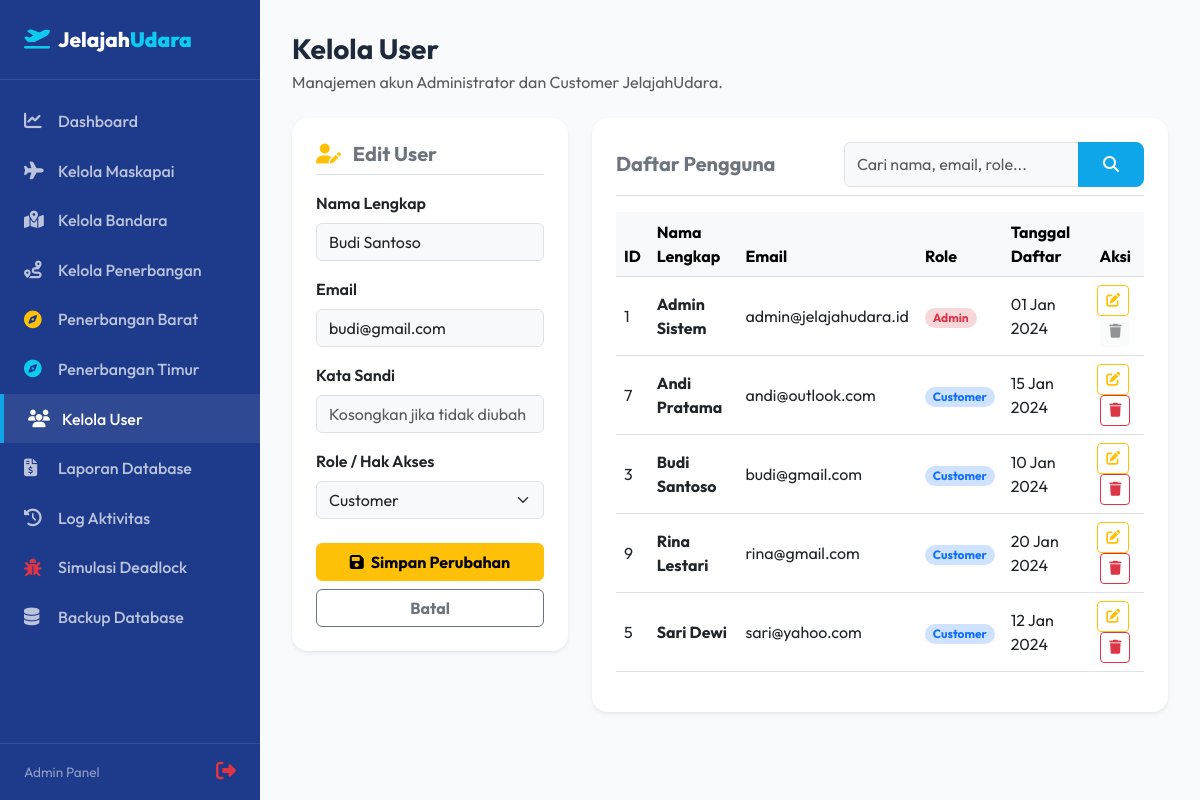
The page /admin/user/index.php?action=edit&id=3 (signed in) on the database its author committed.
### tables this page shows
CREATE TABLE `users` (
  `id_user` int unsigned NOT NULL AUTO_INCREMENT,
  `nama` varchar(100) NOT NULL,
  `email` varchar(150) NOT NULL,
  `password` varchar(255) NOT NULL,
  `role` enum('admin','customer') NOT NULL DEFAULT 'customer',
  `created_at` datetime NOT NULL DEFAULT CURRENT_TIMESTAMP,
  `nama_lengkap` varchar(100) NOT NULL DEFAULT '',
  PRIMARY KEY (`id_user`),
  UNIQUE KEY `uq_email` (`email`),
  KEY `idx_role` (`role`)
);

### admin/user/index.php (the view, shortened to what this page needs)
<?php
require_once '../../includes/header.php';
$database = new Database();
$db = $database->getConnection();
$edit_data = null;
if (isset($_GET['action']) && $_GET['action'] === 'edit' && isset($_GET['id'])) {
    $id = intval($_GET['id']);
    try {
        $query = "SELECT * FROM users WHERE id_user = :id LIMIT 1";
        $stmt = $db->prepare($query);
        $stmt->bindParam(':id', $id);
        $stmt->execute();
        $edit_data = $stmt->fetch(PDO::FETCH_ASSOC);
    } catch (PDOException $e) {}
}
$search = isset($_GET['search']) ? filter_input(INPUT_GET, 'search', FILTER_SANITIZE_SPECIAL_CHARS) : '';
$users_list = [];
try {
    if (!empty($search)) {
        $query = "SELECT * FROM users
                  WHERE nama_lengkap LIKE :search
                     OR email LIKE :search
                     OR role LIKE :search
                  ORDER BY nama_lengkap ASC";
        $stmt = $db->prepare($query);
        $search_param = "%" . $search . "%";
        $stmt->bindParam(':search', $search_param);
    } else {
        $query = "SELECT * FROM users ORDER BY nama_lengkap ASC";
        $stmt = $db->prepare($query);
    }
    $stmt->execute();
    $users_list = $stmt->fetchAll(PDO::FETCH_ASSOC);
} catch (PDOException $e) {}
?>
<div class="admin-wrapper">
    <?php require_once '../../includes/sidebar.php'; ?>
    <main class="admin-content">
        <div class="d-flex justify-content-between align-items-center mb-4">
            <div>
                <h3 class="fw-bold mb-1">Kelola User</h3>
                <p class="text-muted mb-0">Manajemen akun Administrator dan Customer JelajahUdara.</p>
            </div>
        </div>
        <div class="row g-4">
            <div class="col-lg-4">
                <div class="card border-0 shadow-sm rounded-4 p-4 bg-white">
                    <h5 class="fw-bold text-secondary mb-3 pb-2 border-bottom">
                        <?= $edit_data ? '<i class="fa-solid fa-user-pen text-warning me-2"></i> Edit User' : '<i class="fa-solid fa-user-plus text-primary me-2"></i> Tambah User' ?>
                    </h5>
                    <form action="index.php" method="POST">
                        <div class="mb-3">
                            <label for="nama_lengkap" class="form-label fw-semibold">Nama Lengkap</label>
                            <input type="text" class="form-control bg-light" id="nama_lengkap" name="nama_lengkap" value="<?= htmlspecialchars($edit_data['nama_lengkap'] ?? '') ?>" placeholder="Masukkan nama lengkap" required>
                        </div>
                        <div class="mb-3">
                            <label for="email" class="form-label fw-semibold">Email</label>
                            <input type="email" class="form-control bg-light" id="email" name="email" value="<?= htmlspecialchars($edit_data['email'] ?? '') ?>" placeholder="nama@email.com" required>
                        </div>
                        <div class="mb-3">
                            <label for="password" class="form-label fw-semibold">Kata Sandi</label>
                            <input type="password" class="form-control bg-light" id="password" name="password" placeholder="<?= $edit_data ? 'Kosongkan jika tidak diubah' : 'Minimal 6 karakter' ?>" <?= $edit_data ? '' : 'required' ?> minlength="6">
                        </div>
                        <div class="mb-4">
                            <label for="role" class="form-label fw-semibold">Role / Hak Akses</label>
                            <select class="form-select bg-light" id="role" name="role" required>
                                <option value="customer" <?= (isset($edit_data['role']) && $edit_data['role'] === 'customer') ? 'selected' : '' ?>>Customer</option>
                            </select>
                        </div>
                        <button type="submit" name="<?= $edit_data ? 'edit_user' : 'add_user' ?>" class="btn <?= $edit_data ? 'btn-warning' : 'btn-primary' ?> w-100 fw-bold">
                            <?= $edit_data ? '<i class="fa-solid fa-floppy-disk me-1"></i> Simpan Perubahan' : '<i class="fa-solid fa-plus me-1"></i> Tambah User' ?>
                        </button>
                        <?php if ($edit_data): ?>
                            <a href="index.php" class="btn btn-outline-secondary w-100 fw-bold mt-2">Batal</a>
                        <?php endif; ?>
                    </form>
                </div>
            </div>
            <div class="col-lg-8">
                <div class="card border-0 shadow-sm rounded-4 p-4 bg-white">
                    <div class="d-flex flex-column flex-md-row justify-content-between align-items-md-center gap-3 mb-3 border-bottom pb-2">
                        <h5 class="fw-bold text-secondary mb-0">Daftar Pengguna</h5>
                        <form action="" method="GET" class="d-flex" style="max-width: 300px;">
                            <div class="input-group">
                                <input type="text" name="search" class="form-control bg-light" placeholder="Cari nama, email, role..." value="<?= htmlspecialchars($search) ?>">
                                <button class="btn btn-primary" type="submit"><i class="fa-solid fa-magnifying-glass"></i></button>
                            </div>
                        </form>
                    </div>
                    <div class="table-responsive">
                        <table class="table table-hover align-middle">
                            <thead class="table-light">
                                <tr>
                                    <th>ID</th>
                                    <th>Nama Lengkap</th>
                                    <th>Email</th>
                                    <th>Role</th>
                                    <th>Tanggal Daftar</th>
                                    <th class="text-center">Aksi</th>
                                </tr>
                            </thead>
                            <tbody>
                                <?php if (!empty($users_list)): ?>
                                    <?php foreach ($users_list as $u): ?>
                                        <tr>
                                            <td><?= $u['id_user'] ?></td>
                                            <td><strong><?= htmlspecialchars($u['nama_lengkap']) ?></strong></td>
                                            <td><?= htmlspecialchars($u['email']) ?></td>
                                            <td>
                                                <span class="badge <?= $u['role'] === 'admin' ? 'bg-danger-subtle text-danger' : 'bg-primary-subtle text-primary' ?> px-2.5 py-1.5 rounded-pill text-capitalize">
                                                    <?= htmlspecialchars($u['role']) ?>
                                                </span>
                                            </td>
                                            <td><?= date('d M Y', strtotime($u['created_at'])) ?></td>
                                            <td class="text-center">
                                                <a href="index.php?action=edit&id=<?= $u['id_user'] ?>" class="btn btn-outline-warning btn-sm me-1" title="Edit">
                                                    <i class="fa-solid fa-pen-to-square"></i>
                                                </a>
                                                <?php if ($u['id_user'] !== intval($_SESSION['user_id'])): ?>
                                                    <a href="index.php?action=delete&id=<?= $u['id_user'] ?>" class="btn btn-outline-danger btn-sm" onclick="return confirm('Apakah Anda yakin ingin menghapus user ini?');" title="Hapus">
                                                        <i class="fa-solid fa-trash"></i>
                                                    </a>
                                                <?php else: ?>
                                                    <button class="btn btn-light btn-sm text-muted" disabled><i class="fa-solid fa-trash"></i></button>
                                                <?php endif; ?>
                                            </td>
                                        </tr>
                                    <?php endforeach; ?>
                                <?php else: ?>
                                    <tr>
                                        <td colspan="6" class="text-center py-4 text-muted">User tidak ditemukan.</td>
                                    </tr>
                                <?php endif; ?>
                            </tbody>
                        </table>
                    </div>
                </div>
            </div>
        </div>
    </main>
</div>
<?php
require_once '../../includes/footer.php';
?>

### assets/css/style.css (style rules this page uses)
:root { --primary-color: #0EA5E9; --primary-hover: #0284C7; --secondary-color: #1E3A8A; --secondary-hover: #172554; --success-color: #22C55E; --warning-color: #F59E0B; --danger-color: #EF4444; --bg-color: #F8FAFC; --card-shadow: 0 10px 30px -5px rgba(0, 0, 0, 0.05), 0 4px 6px -2px rgba(0, 0, 0, 0.02); --hover-shadow: 0 20px 40px -5px rgba(14, 165, 233, 0.15), 0 8px 16px -4px rgba(14, 165, 233, 0.05); }
body { font-family: 'Outfit', sans-serif; background-color: var(--bg-color); color: #1E293B; min-height: 100vh; display: flex; flex-direction: column; }
main { flex: 1; }
.btn-primary { background-color: var(--primary-color); border-color: var(--primary-color); padding: 0.6rem 1.5rem; font-weight: 500; border-radius: 8px; transition: all 0.3s ease; }
.admin-wrapper { display: flex; min-height: 100vh; }
.admin-content { flex: 1; background-color: var(--bg-color); padding: 2rem; overflow-x: hidden; }

### rows shown on the page
users: nama_lengkap "Budi Santoso", email "budi@gmail.com", role "Customer", id_user "3", created_at "10 Jan 2024"
users: id_user "1", nama_lengkap "Admin Sistem", email "admin@jelajahudara.id", role "Admin", created_at "01 Jan 2024"
users: id_user "7", nama_lengkap "Andi Pratama", email "andi@outlook.com", role "Customer", created_at "15 Jan 2024"
users: id_user "9", nama_lengkap "Rina Lestari", email "rina@gmail.com", role "Customer", created_at "20 Jan 2024"
users: id_user "5", nama_lengkap "Sari Dewi", email "sari@yahoo.com", role "Customer", created_at "12 Jan 2024"
